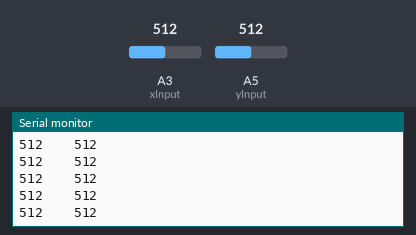
Bench run of a sketch on a simulated Arduino Uno, built with avr-gcc and run on an emulated ATmega328P. Shown: the last lines printed to the serial monitor. The inputs (shaded band) are chosen by the test bench; at power-on: A3 (xInput) = 512, A5 (yInput) = 512.

Above: at 1.2 s.
1.3 s: A3 (xInput) set to 991
At 2.1 s:
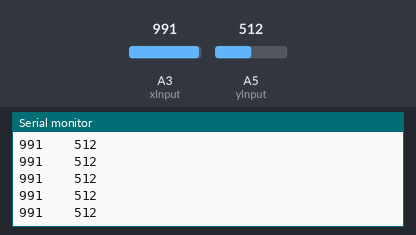
2.8 s: A3 (xInput) set to 1018
At 3.3 s:
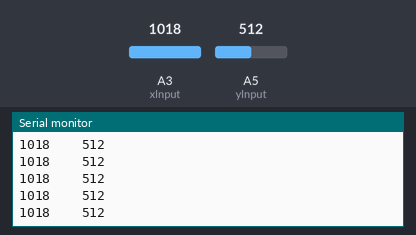
4.3 s: A5 (yInput) set to 104
At 4.8 s:
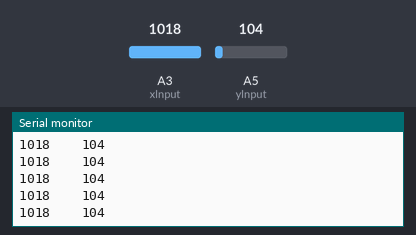
7.3 s: A5 (yInput) set to 88
At 8.3 s:
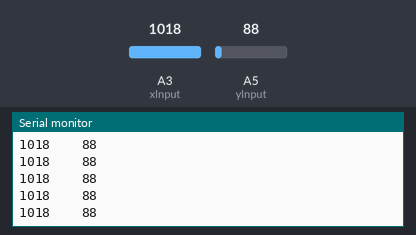
8.8 s: A5 (yInput) set to 11
At 9.8 s:
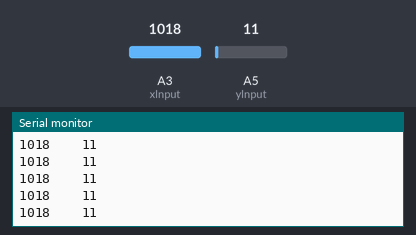
10.3 s: A5 (yInput) set to 8
At 10.8 s:
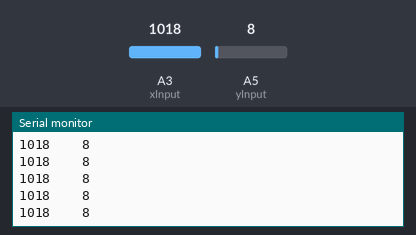
Timing chart, 0 to 13.3 s (numbered marks = the images above; inputs shaded):
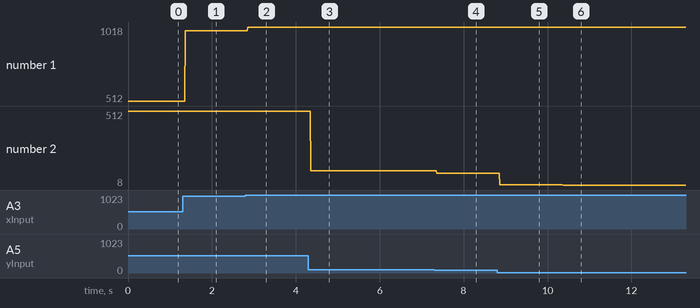

Measured:
- after the input at 1.3 s, the serial monitor: prints a new line after 0.06 s (image 1)
- after the input at 2.8 s, the serial monitor: prints a new line after 0.06 s (image 2)
- after the input at 4.3 s, the serial monitor: prints a new line after 0.06 s (image 3)
- after the input at 7.3 s, the serial monitor: prints a new line after 0.06 s (image 4)
- after the input at 8.8 s, the serial monitor: prints a new line after 0.06 s (image 5)
- after the input at 10.3 s, the serial monitor: prints a new line after 0.07 s (image 6)
- plotted number 1: 512 → 991 after the input at 1.3 s, 991 → 1018 after the input at 2.8 s
- plotted number 2: 512 → 104 after the input at 4.3 s, 104 → 88 after the input at 7.3 s, 88 → 11 after the input at 8.8 s, 11 → 8 after the input at 10.3 s

The sketch:

yaogan.ino
```cpp
#define xInput A3
#define yInput A5
int xOutput = 7;
int yOutput = 8;
int x;
int y;

void setup() {
  // put your setup code here, to run once:
  pinMode(xInput,INPUT);
  pinMode(yInput,INPUT);
  //pinMode(xOutput,OUTPUT);
  //pinMode(yOutput,OUTPUT);
  Serial.begin(9600);
}

void loop() {
  // put your main code here, to run repeatedly:
  x=analogRead(xInput);
  y=analogRead(yInput);
  //analogWrite(x,xInput);
  //analogWrite(y,yInput);
  Serial.print(x,DEC);
  Serial.print("    ");
  Serial.print(y,DEC);
  Serial.println("");
  delay(10);
}
```
